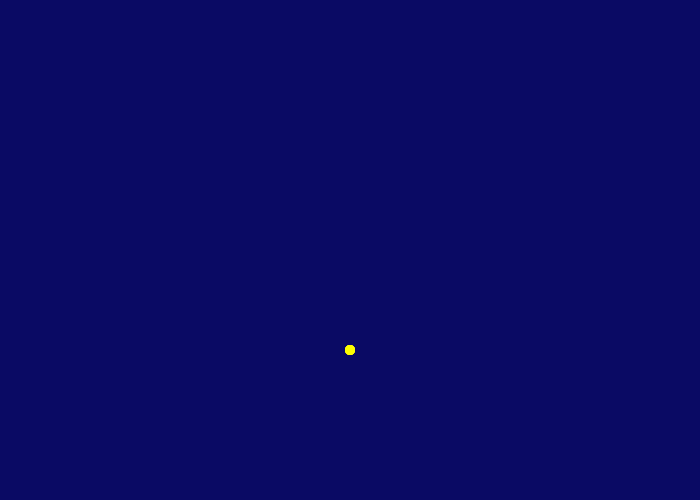
Frame 1 (no input)
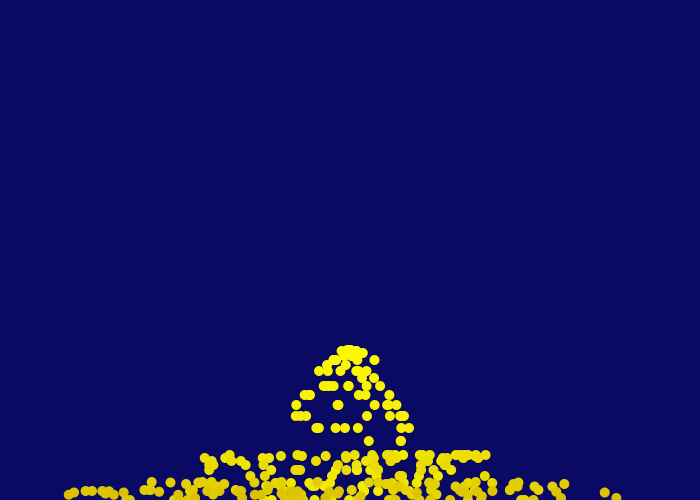
Frame 60 (the mouse pressed at the canvas centre just before this capture)
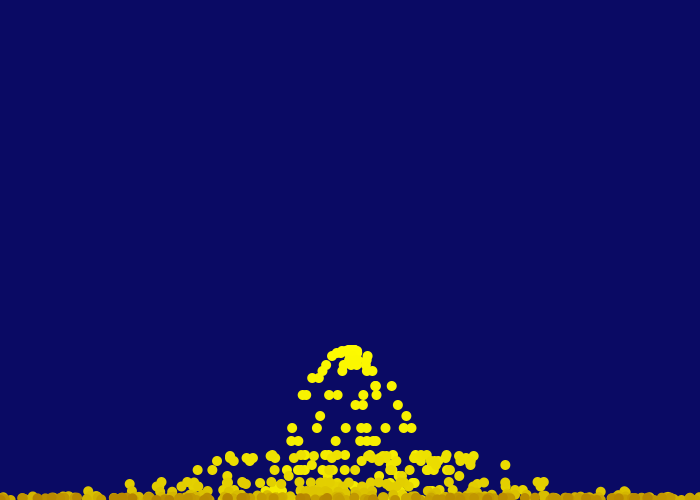
Frame 120 (the mouse held since frame 60 and released just before this capture)

The Processing sketch that drew these frames (run headless with seeded random() and noise(); from frame 60 on, the mouse is pressed at the canvas centre):

// Processing sketch: processing_93807
// ── processing_93807.pde

color night = color(10, 10, 100);
ArrayList sys ;

void setup() {
  size(700, 500);
  sys = new ArrayList();
}

void draw() {
  background(night);
  for (float n=random(1,8) ; n>0 ; n--)
    sys.add( new spark() );

  for (int i=sys.size()-1 ; i>0 ; i--)
  {
    spark s = (spark)sys.get(i);
    if (s.alive) {
      s.draw();
      s.move();
    }
    else {
      sys.remove(i);
    }
  }
}
class spark
{
  color hot = color(255, 254, 0);
  color cold = color(102, 0, 0);

  boolean alive = true;

  int age = 0;
  int life = 250;

  void draw() {

    noStroke();
    age++;

    if (age<life) {
      float a = norm(age, 0, life); //pulls a number between 1 and 0 based on the fraction between age and life
      color c = lerpColor(hot, cold, a); //pick a color between hot and cold that is the fraction a between
      fill(c);
      ellipse(x, y, 10, 10);
    }
    else {
      alive = false;
    }
  }

  float x, y;
  float vx, vy;
  float g=1;

  void move() {
    x += vx; 
    y += vy;
    vy += g;
    if (y>height) {
      y = height;
      vy *= -0.5;
    }
  }

  spark() { //not a call (no void)
    x = y = width/2;
    vx = random(-5, 5);
  }
}
